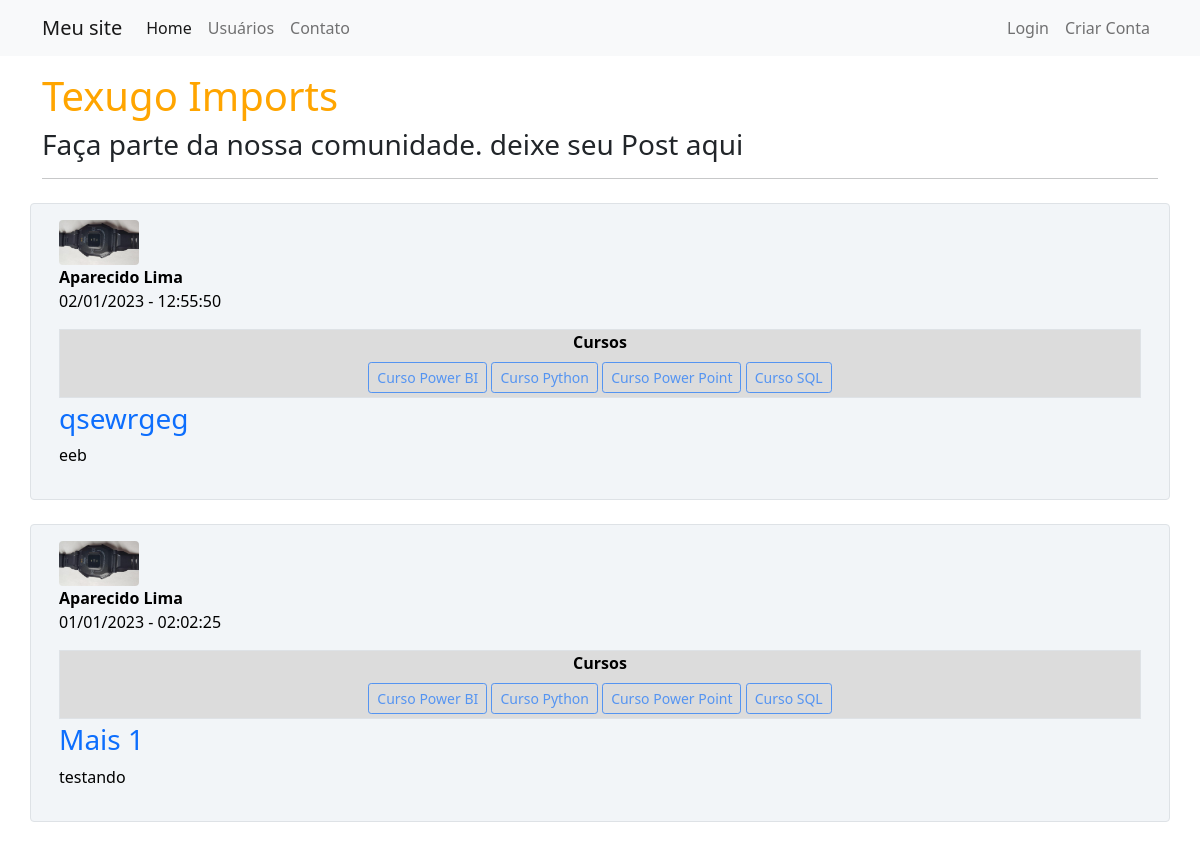
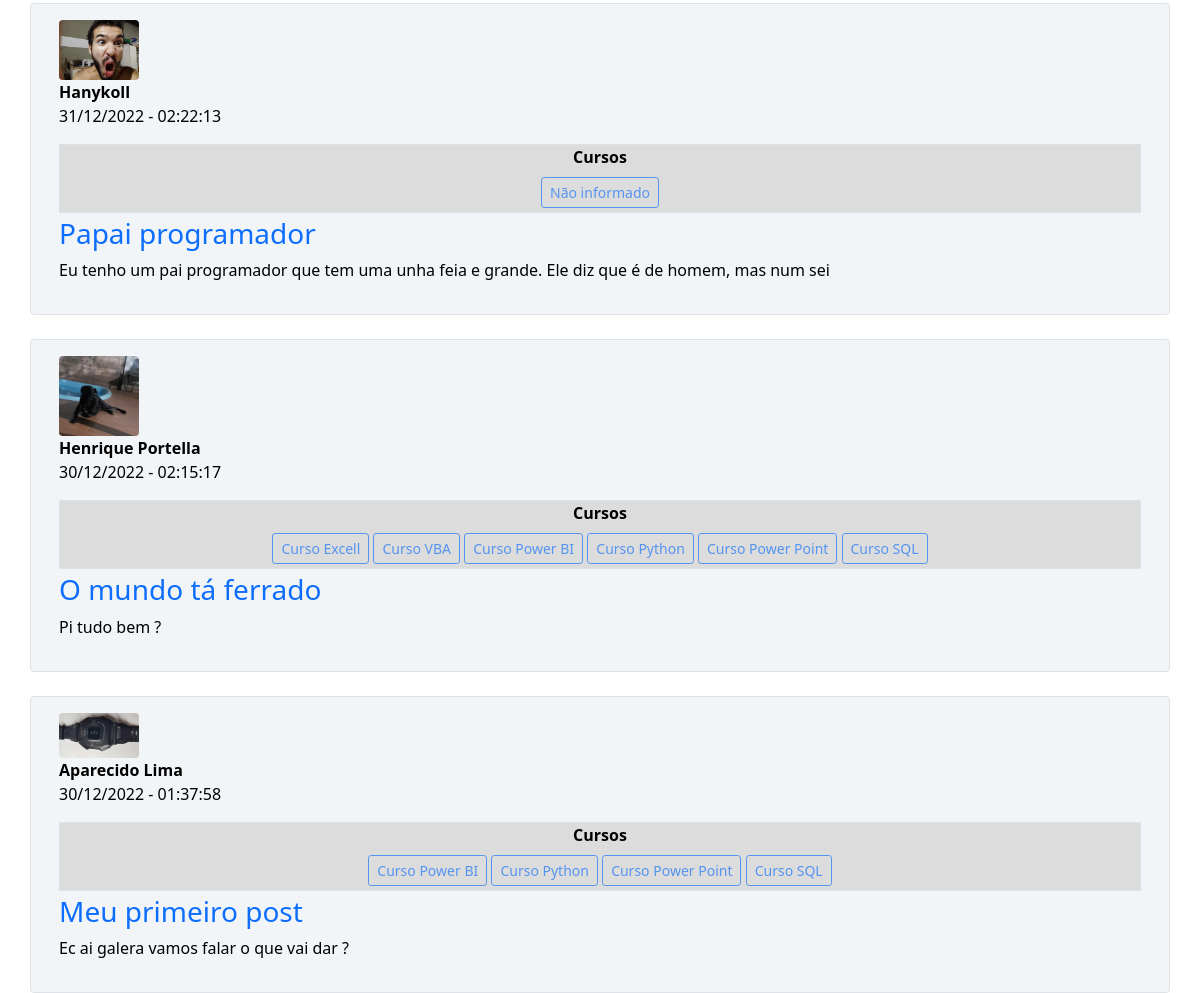
The page / on the database its author committed (2 pictures, top to bottom).
### comunidadeimpressionadora/models.py (models this page shows, shortened)
class Post(database.Model):
    id = database.Column(database.Integer, primary_key=True)
    titulo = database.Column(database.String, nullable=False)
    corpo = database.Column(database.String, nullable=False)
    data_criacao = database.Column(database.DateTime, nullable=False, default=datetime.utcnow)
    id_usuario = database.Column(database.Integer, database.ForeignKey('usuario.id'), nullable=False)

class Usuario(database.Model, UserMixin):
    id = database.Column(database.Integer, primary_key=True)
    username = database.Column(database.String, nullable=False)
    email = database.Column(database.String, nullable=False, unique=True)
    senha = database.Column(database.String, nullable=False)
    foto_perfil = database.Column(database.String, default='default.jpg')
    posts = database.relationship('Post', backref='autor', lazy=True)
    cursos = database.Column(database.String, nullable=False, default='Não informado')

### comunidadeimpressionadora/routes.py (the view)
@app.route("/")
def home():
    posts = Post.query.order_by(Post.id.desc())
    return render_template('home.html', posts=posts)

### comunidadeimpressionadora/templates/home.html
{% extends 'base.html' %}
{% block body%}
<div class="container mt-3">
    <h1 style="color: orange">Texugo Imports</h1>
    <h3>Faça parte da nossa comunidade. deixe seu Post aqui</h3>
    <hr>
    {% for post in posts %}
    <div class="row border mt-4 p-3 meupost rounded">
        <div class="col">
            <div><img src="{{ url_for('static', filename='fotos_perfil/{}'.format(post.autor.foto_perfil)) }}"
                 class="rounded" width="80"></div>
            <div>
                <strong>{{ post.autor.username}}</strong>
                <p>{{ post.data_criacao.strftime('%d/%m/%Y - %H:%M:%S') }}</p>
            </div>
            <div class="container border mb-1 mt-2 meupostcursos">
                <div class="row justify-content-center mb-1">
                    <div class="col col-12" style="text-align: center">
                        <strong>Cursos</strong><br>
                        {% for curso in post.autor.cursos.split(';') %}
                        <button type="button" class="btn btn-outline-primary btn-sm mt-2" disabled>{{ curso }}</button>
                        {% endfor %}
                    </div>
                </div>
            </div>
        </div>
        <div >
            <a class="link_dec" href="{{ url_for('exibir_post', post_id=post.id) }}"><h3>{{post.titulo}}</h3></a>
            <p>{{post.corpo}}</p>
        </div>
    </div>
    {% endfor %}
</div>
{% endblock %}

### comunidadeimpressionadora/static/main.css (style rules this page uses)
.meupost { background: #f2f5f8 !important; color: #000 !important; }
.meupostcursos { background: #DCDCDC !important; color: #000 !important; }
.link_dec { text-decoration: none; }

### rows shown on the page
Post: foto_perfil (picture), autor.username "Aparecido Lima", data_criacao "02/01/2023 - 12:55:50", curso "Curso Power BI" "Curso Python" "Curso Power Point" "Curso SQL", titulo "qsewrgeg", corpo "eeb"
Post: foto_perfil (picture), autor.username "Aparecido Lima", data_criacao "01/01/2023 - 02:02:25", curso "Curso Power BI" "Curso Python" "Curso Power Point" "Curso SQL", titulo "Mais 1", corpo "testando"
Post: foto_perfil (picture), autor.username "Hanykoll", data_criacao "31/12/2022 - 02:22:13", titulo "Papai programador", corpo "Eu tenho um pai programador que tem uma unha feia e grande. Ele diz que é de homem, mas num sei"
Usuario: cursos "Não informado"
Post: foto_perfil (picture), autor.username "Henrique Portella", data_criacao "30/12/2022 - 02:15:17", curso "Curso Excell" "Curso VBA" "Curso Power BI" "Curso Python" "Curso Power Point" "Curso SQL", titulo "O mundo tá ferrado", corpo "Pi tudo bem ?"
Post: foto_perfil (picture), autor.username "Aparecido Lima", data_criacao "30/12/2022 - 01:37:58", curso "Curso Power BI" "Curso Python" "Curso Power Point" "Curso SQL", titulo "Meu primeiro post", corpo "Ec ai galera vamos falar o que vai dar ?"
